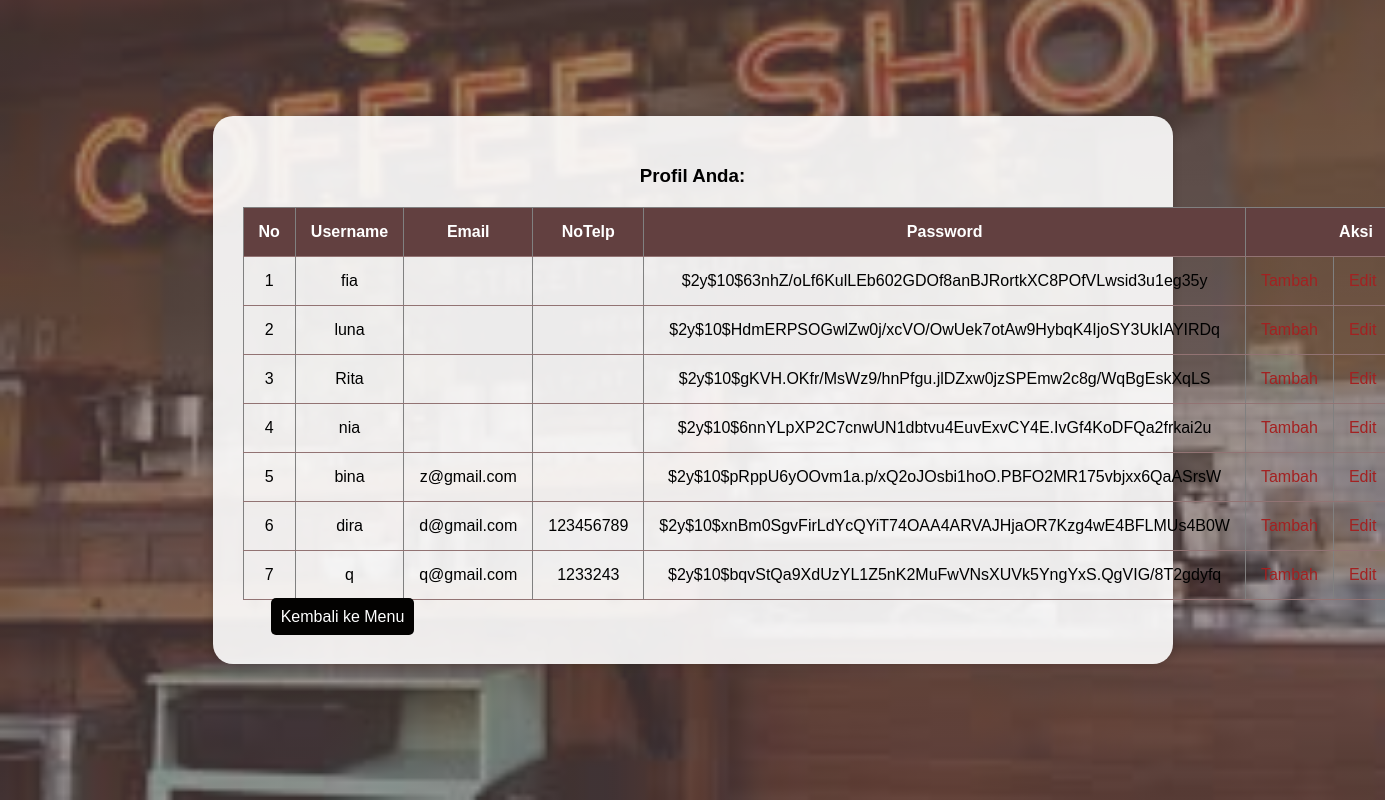
The page /database_user.php on the database its author committed.
### tables this page shows
CREATE TABLE `user` (
  `id` int(100) NOT NULL,
  `username` varchar(255) NOT NULL,
  `email` varchar(255) NOT NULL,
  `nohp` varchar(255) NOT NULL,
  `password` varchar(255) NOT NULL
);

### database_user.php (the view, shortened to what this page needs)
<?php
require "koneksi.php";
$result = mysqli_query($conn, "select * from user");
$user = [];
while ($row = mysqli_fetch_assoc($result)) {
    $user[] = $row;
}
?>
<!DOCTYPE html>
<html lang="en">
<head>
    <link rel="stylesheet" href="php.css">
</head>
<body>
    <div class="content-pesanan">
        <div class="result-box">
        <h3>Profil Anda:</h3>
    <table border="1">
        <tr>
            <th>No</th>
            <th>Username</th>
            <th>Email</th>
            <th>NoTelp</th>
            <th>Password</th>
            <th colspan="3">Aksi</th>
        </tr>
        <?php $i = 1;
        foreach ($user as $usr) : ?>
            <tr>
                <td> <?= $i; ?> </td>
                <td> <?= $usr["username"] ?> </td>
                <td> <?= $usr["email"] ?> </td>
                <td> <?= $usr["nohp"] ?> </td>
                <td> <?= $usr["password"] ?> </td>
                <td><a href="tambah.php">Tambah</a></td>
                <td><a href="editdatauser.php?id=<?=$usr["id"];?>">Edit</a></td>
            </tr>
        <?php $i++;
        endforeach; ?>
    </table>
            <div class="button-box">
                <a href="user.html">Kembali ke Menu</a>
            </div>
        </div>
    </div>
</body>
</html>

### php.css (style rules this page uses)
body { font-family: Arial, sans-serif; background-color: #f0f0f0; margin: 0; padding: 0; }
.content-pesanan { display: flex; flex-direction: column; align-items: center; justify-content: center; text-align: center; min-height: 100vh; background-image: linear-gradient( to bottom right, rgba(96, 76, 76, 0.6), rgba(96, 76, 76, 0.6) ), url("img/bg-image1.jpg"); background-position: center bottom; background-repeat: no-repeat; background-size: cover; background-attachment: fixed; padding: 20px; box-sizing: border-box; }
.result-box { background-color: rgba(255, 255, 255, 0.9); padding: 30px; width: 100%; max-width: 900px; border-radius: 20px; box-shadow: 0px 0px 10px rgba(0, 0, 0, 0.2); margin-bottom: 20px; }
table { width: 100%; border-collapse: collapse; margin-top: 20px; }
th, td { padding: 15px; text-align: center; border-bottom: 1px solid #927373; }
th { background-color: #624040; color: #ffffff; }
h3 { color: #000000; margin-bottom: 20px; }
a { text-decoration: none; color: #a32121; transition: color 0.3s ease; }
.button-box { padding: 8px 0; width: 100%; max-width: 200px; }
.button-box button, .button-box a { width: 100%; background-color: #030201; color: white; border: none; padding: 10px; border-radius: 5px; cursor: pointer; transition: background-color 0.3s ease; }

### rows shown on the page
user: username "fia", password "$2y$10$63nhZ/oLf6KulLEb602GDOf8anBJRortkXC8POfVLwsid3u1eg35y"
user: username "luna", password "$2y$10$HdmERPSOGwlZw0j/xcVO/OwUek7otAw9HybqK4IjoSY3UkIAYIRDq"
user: username "Rita", password "$2y$10$gKVH.OKfr/MsWz9/hnPfgu.jlDZxw0jzSPEmw2c8g/WqBgEskXqLS"
user: username "nia", password "$2y$10$6nnYLpXP2C7cnwUN1dbtvu4EuvExvCY4E.IvGf4KoDFQa2frkai2u"
user: username "bina", email "z@gmail.com", password "$2y$10$pRppU6yOOvm1a.p/xQ2oJOsbi1hoO.PBFO2MR175vbjxx6QaASrsW"
user: username "dira", email "d@gmail.com", nohp "123456789", password "$2y$10$xnBm0SgvFirLdYcQYiT74OAA4ARVAJHjaOR7Kzg4wE4BFLMUs4B0W"
user: username "q", email "q@gmail.com", nohp "1233243", password "$2y$10$bqvStQa9XdUzYL1Z5nK2MuFwVNsXUVk5YngYxS.QgVIG/8T2gdyfq"
